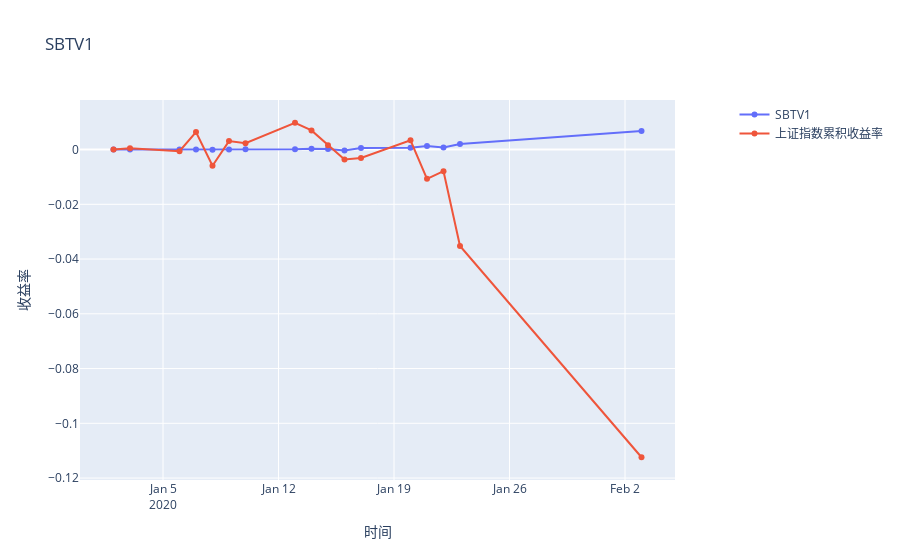

The cell this chart's notebook holds for it:
### Code cell
my_strat_plot = go.Scatter(
    x = track_record.index,
    y = track_record['sbtv1'],
    name = 'SBTV1'
)
 
    
mkt_plot = go.Scatter(
    x = track_record.index,
    y = track_record['sh_mkt'],
    name = '上证指数累积收益率'
)
    
layout = dict(title = 'SBTV1',
              xaxis = dict(title = '时间'), # 横轴坐标
              yaxis = dict(title = '收益率'), # 总轴坐标
              legend=dict(x=1.1,y=1) # 图例位置 
              )

data = [my_strat_plot, mkt_plot]

fig = dict(data=data, layout=layout)

py.iplot(fig)

### Figure 1 — Plotly figure (JSON) as saved in the notebook; plotly's stock layout.template omitted (floating-point values rounded to 4 significant figures)
{"data": [{"name": "SBTV1", "type": "scatter", "x": ["2020-01-02T00:00:00", "2020-01-03T00:00:00", "2020-01-06T00:00:00", "2020-01-07T00:00:00", "2020-01-08T00:00:00", "2020-01-09T00:00:00", "2020-01-10T00:00:00", "2020-01-13T00:00:00", "2020-01-14T00:00:00", "2020-01-15T00:00:00", "2020-01-16T00:00:00", "2020-01-17T00:00:00", "2020-01-20T00:00:00", "2020-01-21T00:00:00", "2020-01-22T00:00:00", "2020-01-23T00:00:00", "2020-02-03T00:00:00"], "y": [0, 0, 0, 0, -5e-05, -1e-05, 0.0001, 0.0001, 0.0003, 0.0002, -0.0003, 0.0006, 0.0007, 0.0013, 0.000795, 0.002, 0.006814]}, {"name": "上证指数累积收益率", "type": "scatter", "x": ["2020-01-02T00:00:00", "2020-01-03T00:00:00", "2020-01-06T00:00:00", "2020-01-07T00:00:00", "2020-01-08T00:00:00", "2020-01-09T00:00:00", "2020-01-10T00:00:00", "2020-01-13T00:00:00", "2020-01-14T00:00:00", "2020-01-15T00:00:00", "2020-01-16T00:00:00", "2020-01-17T00:00:00", "2020-01-20T00:00:00", "2020-01-21T00:00:00", "2020-01-22T00:00:00", "2020-01-23T00:00:00", "2020-02-03T00:00:00"], "y": [0, 0.0005, -0.0006, 0.0064, -0.0059, 0.0031, 0.0023, 0.0098, 0.007, 0.0016, -0.0036, -0.0031, 0.0034, -0.0107, -0.0079, -0.0352, -0.1124]}], "layout": {"legend": {"x": 1.1, "y": 1}, "title": {"text": "SBTV1"}, "xaxis": {"title": {"text": "时间"}}, "yaxis": {"title": {"text": "收益率"}}}}
